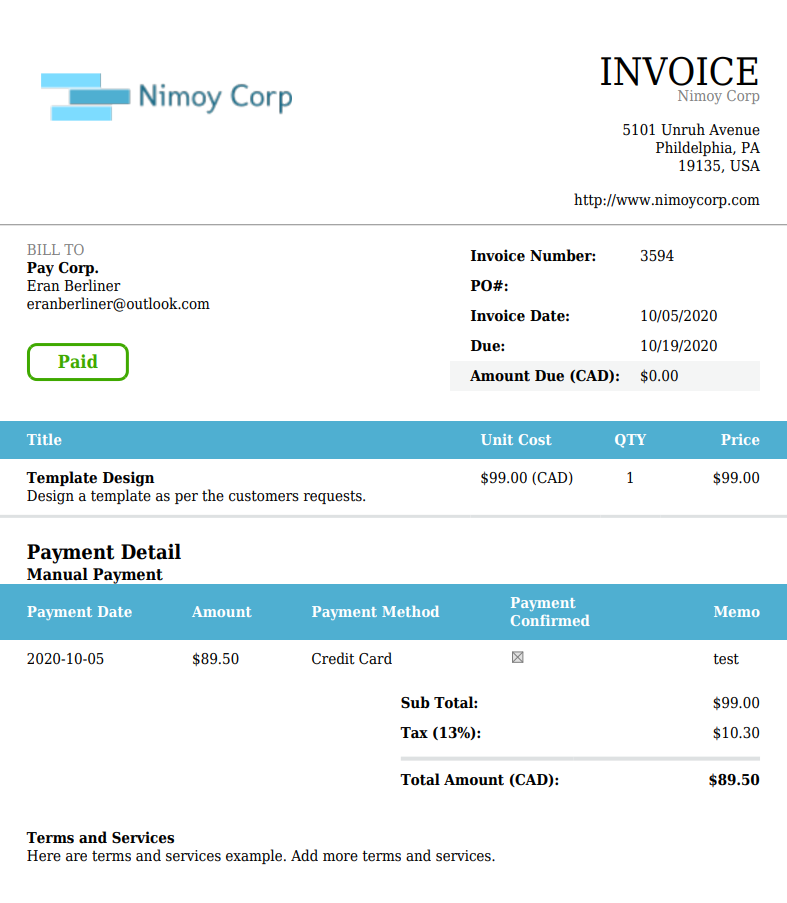
#> input picture invoice/invoice-paid-1.png, 787 x 903 px, found by its file name
$ jupyter execute --allow-errors Untitled19.ipynb   (shell and % lines are left out)
#> lines starting #> are read from the running program, lines starting #| are printed output that depends on the picture
<a href="https://colab.research.google.com/github/dolmani38/OCR/blob/main/Untitled19.ipynb" target="_parent"></a>

[cell 1]
import easyocr
#> (the rest of this cell did not finish here and is left out)

어떤 Invoice를 읽어 들인다.

[cell 2]
from google.colab.patches import cv2_imshow
import cv2
import numpy as np
import random

invoices=['OCR/invoice/invoice-template-en-band-blue-750px.png',
'OCR/invoice/invoice-template-en-band-blue-760px.png',
'OCR/invoice/invoice-template-en-classic-blue-750px.png',
'OCR/invoice/invoice-paid-1.png']

invoice_file_name = random.choices(invoices)[0]
print(invoice_file_name)
im_data = cv2.imread(invoice_file_name,1)
#> im_data is the input picture: shape (903, 787, 3); mean B, G, R 244.1, 240.8, 230.6
cv2_imshow(im_data)

Invoice의 type을 구분할 수 있는 정보가 들어 있는 json 파일을 loading하다.

[cell 3]
import json
with open('OCR/type.json') as f:
#> (reads type.json from the repository)
  types = json.load(f)
types

Invoice의 type을 구분한다.

[cell 4]
def type_recognition(im_data,types):
    invoice_type = None

    for k in types:
        # Create a Rectangle patch
        features = types[k]
        isT = True
        for f in features:
            r = features[f]
            text_part=im_data[r[1]:r[3],r[0]:r[2],:]
            result = reader.readtext(text_part,detail=False)
            print(k,[f],result)
            if [f] == result:
                pass
            else:
                isT = False
        if isT:
            invoice_type = k
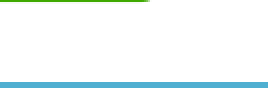
#> text_part: shape (44, 134, 3) (shown 2 times larger); mean B, G, R 248.5, 248.4, 240.5
#> (reads pattern.json from the repository)
    return invoice_type

#> (the rest of this cell did not finish here and is left out)
